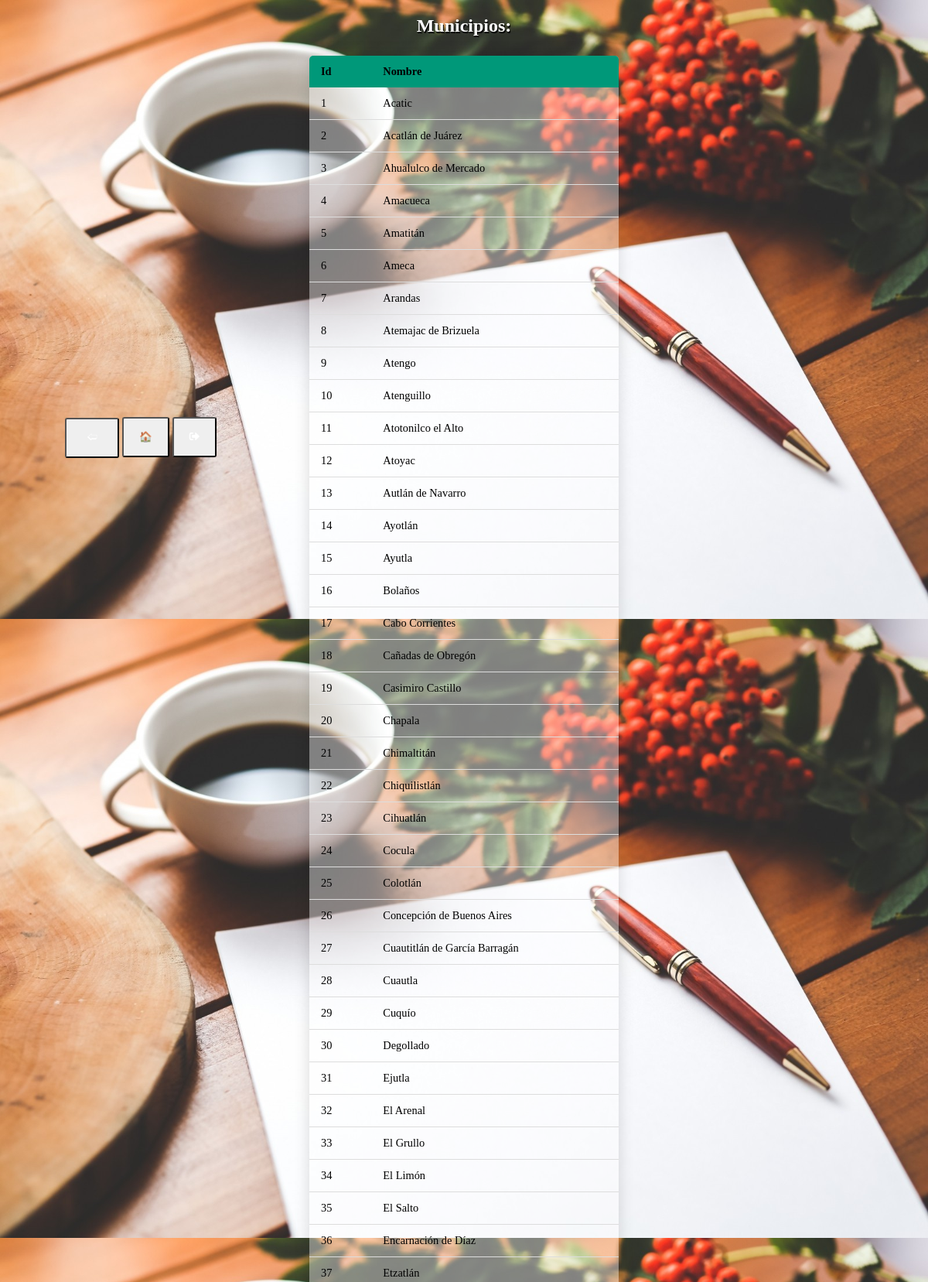
Page /php/mostrarMunicipio.php (signed in, upper part) on the committed database.
### tables this page shows
CREATE TABLE `municipio` (
  `clave_municipio` int(11) NOT NULL,
  `nombre` varchar(30) DEFAULT NULL
);

### php/mostrarMunicipio.php (the view, shortened to what this page needs)
<!DOCTYPE html PUBLIC "-//W3C//DTD XHTML 1.1//EN"
	"http://www.w3.org/TR/xhtml11/DTD/xhtml11.dtd">
<html xmlns="http://www.w3.org/1999/xhtml" xml:lang="en">
<head>
	<link rel='stylesheet' type='text/css' href='../css/estilos.css' media='all'>
	<link rel="stylesheet" href="https://use.fontawesome.com/releases/v5.7.0/css/all.css">
</head>
<body>
	<div class="btnesControl">
		<button type="button" name="back" onclick="window.location.href='../html/municipio.php';" class="botonBack" value="">&#129184;</button>
		<button type="button" name="home" onclick="window.location.href='../html/menuAdm.php';" class="botonHome">&#127968;</button>
		<button type="button" name="logout" onclick="window.location.href='logout.php';" class="botonHome"><i class="fas fa-sign-out-alt"></i></button>
	</div>
<?php
include 'conexion.php';
echo "<h2>Municipios:</h2>";
$sql="select *from municipio;";
$resultado=mysqli_query($conexion,$sql);
echo "<table>\n
<thead>
<tr>
<th>Id</th>
<th>Nombre</th>
</tr>
</thead>
";
while($filas=mysqli_fetch_assoc($resultado))
{
	echo "<tr>";
	echo "<td>".$filas['clave_municipio']."</td>";
	echo "<td>".$filas['nombre']."</td>";
	echo "</tr>";
}
echo "</table>";
?>
</body>
</html>

### css/estilos.css (style rules this page uses)
body { background-image: url(../imagenes/fondo.jpg); background-size: 100vw 100vh; background-attachment: fixed; }
h1,h2 { text-shadow: 1px 2px black; color:white; text-align: center; }
table { border-collapse: collapse; margin: 25px 0; font-size: 0.9em; min-width: 400px; background:rgba(255,255,255,0.4); margin-left: auto; margin-right: auto; border-radius: 5px 5px 0 0; overflow: hidden; box-shadow: 0 0 20px rgba(0,0,0,0.15); word-break: break-all; word-wrap:break-word; }
table thead tr { background-color: #009879; color: black; text-align: left; font-weight: bold; }
table th, table td { padding:12px 15px; }
table tbody tr { border-bottom: 1px solid #dddddd; }
.btnesControl { position:fixed; left:7%; top:10%; }
.botonHome { height: 52px; padding: 10px; padding-left:20px; padding-right:20px; border-radius:3px; color: white; animation-name:bgchange; animation-duration:3s; animation-iteration-count:infinite; }
.botonBack { width: 70px; height: 52px; padding: 10px; padding-left:10px; padding-right:10px; border-radius:3px; color: white; animation-name:bgchange; animation-duration:3s; animation-iteration-count:infinite; }

### rows in the picture
municipio: clave_municipio "1", nombre "Acatic"
municipio: clave_municipio "2", nombre "Acatlán de Juárez"
municipio: clave_municipio "3", nombre "Ahualulco de Mercado"
municipio: clave_municipio "4", nombre "Amacueca"
municipio: clave_municipio "5", nombre "Amatitán"
municipio: clave_municipio "6", nombre "Ameca"
municipio: clave_municipio "7", nombre "Arandas"
municipio: clave_municipio "8", nombre "Atemajac de Brizuela"
municipio: clave_municipio "9", nombre "Atengo"
municipio: clave_municipio "10", nombre "Atenguillo"
municipio: clave_municipio "11", nombre "Atotonilco el Alto"
municipio: clave_municipio "12", nombre "Atoyac"
municipio: clave_municipio "13", nombre "Autlán de Navarro"
municipio: clave_municipio "14", nombre "Ayotlán"
municipio: clave_municipio "15", nombre "Ayutla"
municipio: clave_municipio "16", nombre "Bolaños"
municipio: clave_municipio "17", nombre "Cabo Corrientes"
municipio: clave_municipio "18", nombre "Cañadas de Obregón"
municipio: clave_municipio "19", nombre "Casimiro Castillo"
municipio: clave_municipio "20", nombre "Chapala"
municipio: clave_municipio "21", nombre "Chimaltitán"
municipio: clave_municipio "22", nombre "Chiquilistlán"
municipio: clave_municipio "23", nombre "Cihuatlán"
municipio: clave_municipio "24", nombre "Cocula"
municipio: clave_municipio "25", nombre "Colotlán"
municipio: clave_municipio "26", nombre "Concepción de Buenos Aires"
municipio: clave_municipio "27", nombre "Cuautitlán de García Barragán"
municipio: clave_municipio "28", nombre "Cuautla"
municipio: clave_municipio "29", nombre "Cuquío"
municipio: clave_municipio "30", nombre "Degollado"
municipio: clave_municipio "31", nombre "Ejutla"
municipio: clave_municipio "32", nombre "El Arenal"
municipio: clave_municipio "33", nombre "El Grullo"
municipio: clave_municipio "34", nombre "El Limón"
municipio: clave_municipio "35", nombre "El Salto"
municipio: clave_municipio "36", nombre "Encarnación de Díaz"
municipio: clave_municipio "37", nombre "Etzatlán"
